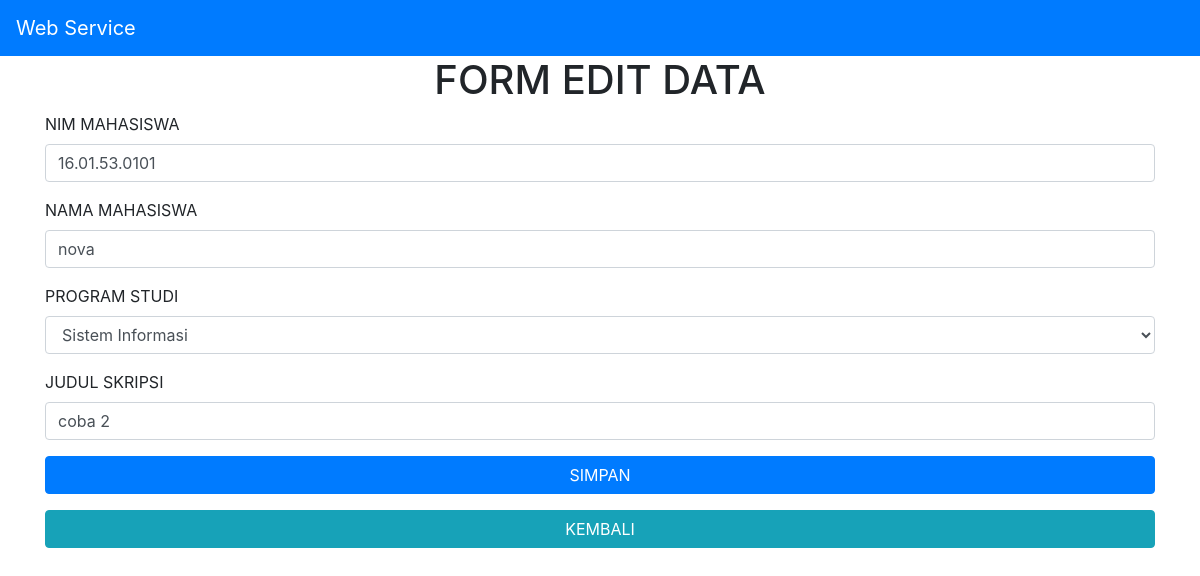
The page /index.php/welcome/edit/16.01.53.0101 on the database its author committed.
### tables this page shows
CREATE TABLE `skripsi` (
  `nim` varchar(20) NOT NULL,
  `nama` varchar(50) NOT NULL,
  `progdi` varchar(50) NOT NULL,
  `judul` varchar(50) NOT NULL
);

### application/controllers/Welcome.php (called while the page is built, shortened)
<?php
class Welcome extends CI_Controller {
	public function __construct(){
	$this->load->helper('url');
	$this->load->model('tampil_model');
	$this->load->library('session');
}
	public function edit(){
		$id = $this->uri->segment(3);
		$data['data_edit'] = $this->tampil_model->ambil_data_edit($id);
		$this->load->view('edit_view',$data);
	}
}

### index.php (called while the page is built, shortened)
<?php
require_once BASEPATH.'core/CodeIgniter.php';

### application/models/Tampil_model.php (called while the page is built, shortened)
<?php
class Tampil_model extends CI_Model {
	public function ambil_data_edit($id){
		$this->db->where('nim',$id);
		$query = $this->db->get('skripsi');
		return $query->result();
	}
}

### application/views/edit_view.php (the view, shortened to what this page needs)
<!DOCTYPE html>
<html>
<head>
	<link rel="stylesheet" type="text/css" href="https://cdnjs.cloudflare.com/ajax/libs/twitter-bootstrap/4.1.3/css/bootstrap.css">
	<link rel="stylesheet" type="text/css" href="https://cdn.datatables.net/1.10.20/css/dataTables.bootstrap4.min.css">
</head>
<body>
	<nav class="navbar navbar-expand-lg navbar-dark bg-primary">
  <a class="navbar-brand" href="#">Web Service</a>
</nav>
<div class="container">
	<div class="row">
		<div class="col-sm-12">
<form action="<?php echo site_url('welcome/simpan_edit')?>" method="POST">
	<h1 align="center">FORM EDIT DATA</h1>
		<?php foreach ($data_edit as $data_edit): ?>
	<label for="basic-url">NIM MAHASISWA</label>
	<div class="input-group mb-3">
	 <input type="text" name="nim" class="form-control" placeholder="NIM MAHASISWA" required value="<?php echo $data_edit->nim?>">
	</div>
	<label for="basic-url">NAMA MAHASISWA</label>
	<div class="input-group mb-3">
	 <input type="text" name="nama" class="form-control" placeholder="NAMA MAHASISWA" required value="<?php echo $data_edit->nama?>">
	</div>
	<label for="basic-url">PROGRAM STUDI</label>
	<div class="input-group mb-3">
		<select name="progdi" class="form-control" required>
			<option value="<?php echo $data_edit->progdi?>"><?php echo $data_edit->progdi?></option>
		</select>
	</div>
	<label for="basic-url">JUDUL SKRIPSI</label>
	<div class="input-group mb-3">
	 <input type="text" name="judul" class="form-control" placeholder="JUDUL" required value="<?php echo $data_edit->judul?>">
	</div>
	<div class="input-group mb-3">
	 <button class="btn btn-primary btn-flat btn-block">SIMPAN</button>
	</div>
	<?php endforeach?>
</form>
<a class="btn btn-info btn-flat btn-block" href="<?php echo site_url('welcome')?>">KEMBALI</a>
		</div>
	</div>
	</div>
</body>
</html>

### rows shown on the page
skripsi: nim "16.01.53.0101", nama "nova", progdi "Sistem Informasi", judul "coba 2"
